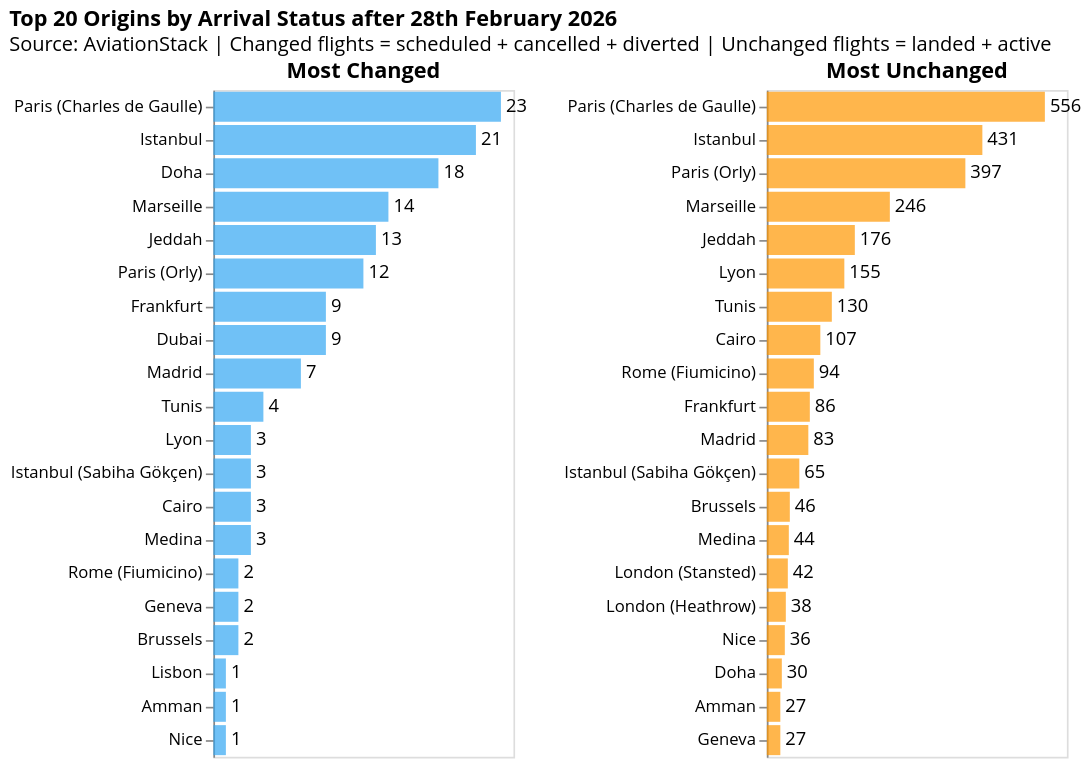

The notebook cell this image was saved under:
### Markdown cell above
### Origins with high and low disruptions

### Code cell
import altair as alt

airport_codes = sorted(arrivals_top10["iata_arr"].unique())

dropdown = alt.binding_select(options=airport_codes, name="Arrival Airport ")
selection = alt.selection_point(fields=["iata_arr"], bind=dropdown, value=airport_codes[0])

colors = {"Most Changed": "#34A7F2", "Most Unchanged": "#FF9800", }

subplots = []
for category, color in colors.items():
    subset = arrivals_top10[arrivals_top10["category"] == category]

    chart = (
        alt.Chart(subset)
        .mark_bar(color=color, opacity=0.7)
        .encode(
            y=alt.Y("airportcity:N", sort="-x", title=None),
            x=alt.X("count:Q", title=None, axis=None),
            tooltip=[
                alt.Tooltip("airportcity:N", title="Origin"),
                alt.Tooltip("count:Q", title="Flights"),
            ],
        )
        .properties(width=180, height=400, title=category)
        .add_params(selection)
        .transform_filter(selection)
    )

    text = chart.mark_text(align="left", dx=3, fontSize=11, font="Open Sans").encode(
        text="count:Q"
    )

    subplots.append(chart + text)

final = (
    alt.hconcat(subplots[0], subplots[1])
    .properties(
        title=alt.Title(
            "Top 20 Origins by Arrival Status after 28th February 2026",
            subtitle="Source: AviationStack | Changed flights = scheduled + cancelled + diverted | Unchanged flights = landed + active",
        )
    )
    .configure_title(font="Open Sans", subtitleFont="Open Sans")
    .configure_axis(labelFont="Open Sans", titleFont="Open Sans")
    .configure_legend(labelFont="Open Sans", titleFont="Open Sans")
    .configure_text(font="Open Sans")
)

final

### Figure 1 — Vega-Lite specification as saved in the notebook (floating-point values rounded to 4 significant figures; data arrays with more than 128 entries replaced by an {"elided": "..."} marker saying what was removed)
{"config": {"view": {"continuousWidth": 300, "continuousHeight": 300}, "axis": {"labelFont": "Open Sans", "titleFont": "Open Sans"}, "legend": {"labelFont": "Open Sans", "titleFont": "Open Sans"}, "text": {"font": "Open Sans"}, "title": {"font": "Open Sans", "subtitleFont": "Open Sans"}}, "hconcat": [{"layer": [{"mark": {"type": "bar", "color": "#34A7F2", "opacity": 0.7}, "encoding": {"tooltip": [{"field": "airportcity", "title": "Origin", "type": "nominal"}, {"field": "count", "title": "Flights", "type": "quantitative"}], "x": {"axis": null, "field": "count", "title": null, "type": "quantitative"}, "y": {"field": "airportcity", "sort": "-x", "title": null, "type": "nominal"}}, "name": "view_3", "title": "Most Changed", "transform": [{"filter": {"param": "param_2"}}]}, {"mark": {"type": "text", "align": "left", "dx": 3, "font": "Open Sans", "fontSize": 11}, "encoding": {"text": {"field": "count", "type": "quantitative"}, "tooltip": [{"field": "airportcity", "title": "Origin", "type": "nominal"}, {"field": "count", "title": "Flights", "type": "quantitative"}], "x": {"axis": null, "field": "count", "title": null, "type": "quantitative"}, "y": {"field": "airportcity", "sort": "-x", "title": null, "type": "nominal"}}, "title": "Most Changed", "transform": [{"filter": {"param": "param_2"}}]}], "data": {"name": "data-5809725733d2651087222c07b87a8271"}, "height": 400, "width": 180}, {"layer": [{"mark": {"type": "bar", "color": "#FF9800", "opacity": 0.7}, "encoding": {"tooltip": [{"field": "airportcity", "title": "Origin", "type": "nominal"}, {"field": "count", "title": "Flights", "type": "quantitative"}], "x": {"axis": null, "field": "count", "title": null, "type": "quantitative"}, "y": {"field": "airportcity", "sort": "-x", "title": null, "type": "nominal"}}, "name": "view_4", "title": "Most Unchanged", "transform": [{"filter": {"param": "param_2"}}]}, {"mark": {"type": "text", "align": "left", "dx": 3, "font": "Open Sans", "fontSize": 11}, "encoding": {"text": {"field": "count", "type": "quantitative"}, "tooltip": [{"field": "airportcity", "title": "Origin", "type": "nominal"}, {"field": "count", "title": "Flights", "type": "quantitative"}], "x": {"axis": null, "field": "count", "title": null, "type": "quantitative"}, "y": {"field": "airportcity", "sort": "-x", "title": null, "type": "nominal"}}, "title": "Most Unchanged", "transform": [{"filter": {"param": "param_2"}}]}], "data": {"name": "data-422977cbe8f1e30de5e5efa52a5073cc"}, "height": 400, "width": 180}], "params": [{"name": "param_2", "select": {"type": "point", "fields": ["iata_arr"]}, "bind": {"input": "select", "options": ["ALG", "AMM", "AUH", "BEY", "BGW", "CAI", "CMN", "DAM", "DOH", "DXB", "IKA", "JED", "KHI", "RUH", "TUN"], "name": "Arrival Airport "}, "value": "ALG", "views": ["view_3", "view_4"]}], "title": {"text": "Top 20 Origins by Arrival Status after 28th February 2026", "subtitle": "Source: AviationStack | Changed flights = scheduled + cancelled + diverted | Unchanged flights = landed + active"}, "$schema": "https://vega.github.io/schema/vega-lite/v5.20.1.json", "datasets": {"data-5809725733d2651087222c07b87a8271": {"elided": "290 records"}, "data-422977cbe8f1e30de5e5efa52a5073cc": {"elided": "279 records"}}}
